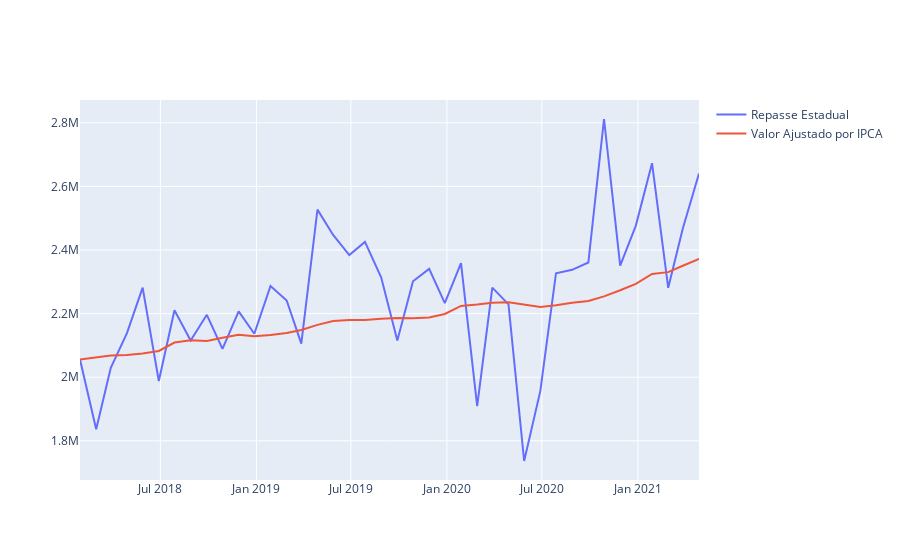

The code cell stored with this chart in its notebook:
### Code cell
# Create traces
fig = go.Figure()
fig.add_trace(go.Scatter(y=df['TotalRepassado'], x=df['Data'],
                    mode='lines',
                    name='Repasse Estadual'))
fig.add_trace(go.Scatter(y=df['ValorComparacao'], x=df['Data'],
                   mode='lines',
                   name='Valor Ajustado por IPCA'))


fig.show()
